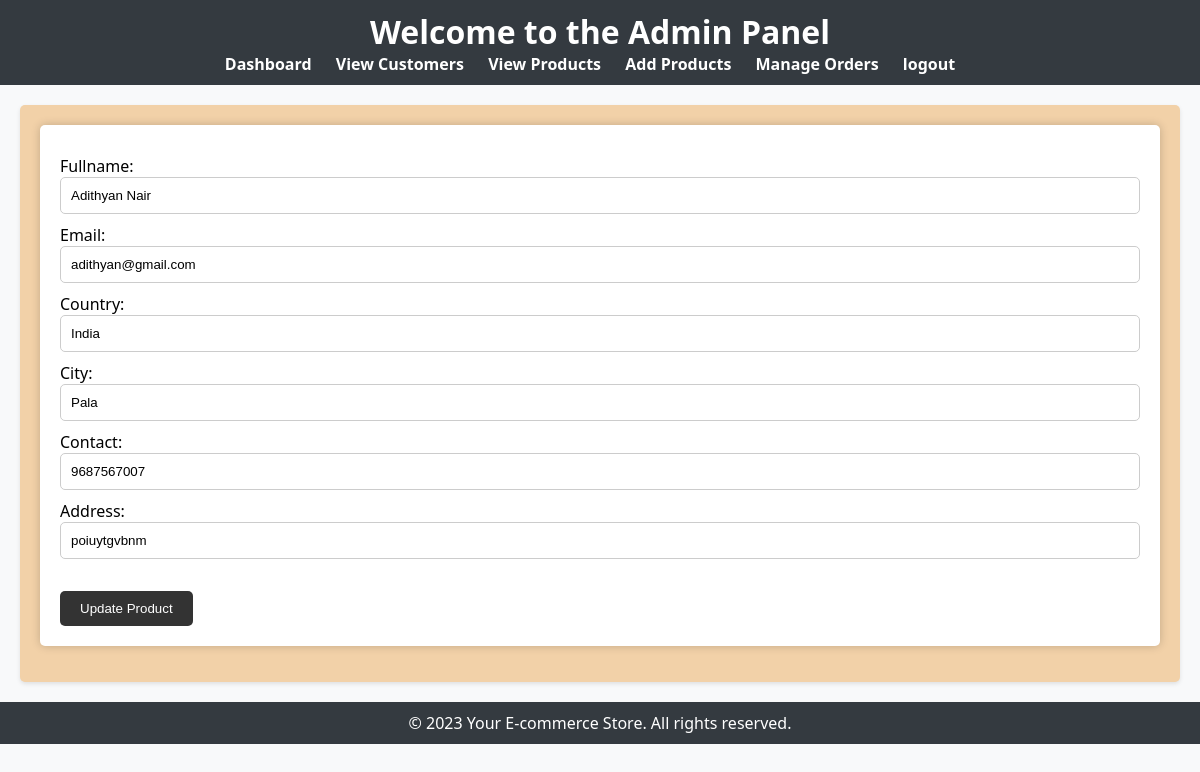
The page /custedit.php?cust_id=14 (signed in) on the database its author committed.
### tables this page shows
CREATE TABLE IF NOT EXISTS `customer` (
  `Cid` int NOT NULL AUTO_INCREMENT,
  `Fullname` varchar(30) NOT NULL,
  `Username` varchar(30) NOT NULL,
  `Email` varchar(30) NOT NULL,
  `Password` varchar(20) NOT NULL,
  `Country` varchar(30) NOT NULL,
  `City` varchar(30) NOT NULL,
  `Contact` bigint NOT NULL,
  `Address` varchar(50) NOT NULL,
  PRIMARY KEY (`Username`) USING BTREE,
  UNIQUE KEY `Cid` (`Cid`)
);

### custedit.php (the view, shortened to what this page needs)
<?php
    include("db.php");
    $id = $_GET['cust_id'];
    $sql = "SELECT * FROM customer WHERE Cid = $id";
    $res = mysqli_query($conn, $sql);
    while ($product = mysqli_fetch_array($res)){
?>
<html>
<head>
    <link rel="stylesheet"  href="style_adm.css">
    <link rel="stylesheet"  href="style_adm2.css">
</head>
<body>
    <header>
        <h1>Welcome to the Admin Panel</h1>
        <nav>
            <ul>
                <li><a href="admin_index.php">Dashboard</a></li>
                <li><a href="viewallcust.php">View Customers</a></li>
                <li><a href="viewprod.php">View Products</a></li>
                <li><a href="addprod.php">Add Products</a></li>
                <li><a href="orders.php">Manage Orders</a></li>
                <?php
                    if(isset($_SESSION['auser']) && !empty($_SESSION['auser'])){
                        echo '<li><a href="admlogout.php">logout</a></li>';
                    }
                    else{
                        echo '<li><a href="login.php">Login/SignUp</a></li>';
                    }
                ?>
            </ul>
        </nav>
    </header>
    <main>
        <section class="dashboard">
<div class="container">
    <div class="login-container">
        <form method="POST" enctype="multipart/form-data">
            <div class="form-group">
                Fullname: <input type="text" name="full" value="<?php echo $product['Fullname']; ?>">
            </div>
            <div class="form-group">
                Email:<input type="email" name="Email" value="<?php echo $product['Email']; ?>">
            </div>
            <div class="form-group">
                Country:<input type="text" name="Country" value="<?php echo $product['Country']; ?>">
            </div>
            <div class="form-group">
                City:<input type="text" name="City" value="<?php echo $product['City']; ?>">
            </div>
            <div class="form-group">
                Contact:<input type="int" name="Contact" value="<?php echo $product['Contact']; ?>">
            </div>
            <div class="form-group">
                Address:<input type="text" name="Address" value="<?php echo $product['Address']; ?>">
            </div>
            <br>
            <button type="submit" name="sign">Update Product</button>
        </form>
<?php
}
?>
        </section>
    </main>
    <footer>
        <p>&copy; 2023 Your E-commerce Store. All rights reserved.</p>
    </footer>
</body>
</html>

### style_adm.css (style rules this page uses)
body, h1, h2, ul, li, p { margin: 0; padding: 0; }
body { font-family: 'Segoe UI', Tahoma, Geneva, Verdana, sans-serif; background-color: #f8f9fa; }
header { background-color: #343a40; color: #fff; padding: 10px 0; text-align: center; }
nav ul { list-style: none; }
nav ul li { display: inline; margin-right: 20px; }
nav ul li a { text-decoration: none; color: #fff; font-weight: bold; transition: color 0.3s ease; }
main { padding: 20px; }
footer { text-align: center; padding: 10px; background-color: #343a40; color: #fff; }
.dashboard { background-color: #F2D1A8; padding: 20px; border-radius: 5px; box-shadow: 0 2px 4px rgba(0, 0, 0, 0.1); }

### style_adm2.css (style rules this page uses)
form { background-color: #fff; padding: 20px; border-radius: 5px; box-shadow: 0 0 10px rgba(0, 0, 0, 0.2); }
.form-group { margin: 10px 0; }
.form-group input, .form-group select { width: 100%; padding: 10px; border: 1px solid #ccc; border-radius: 5px; }
button { background-color: #333; color: #fff; padding: 10px 20px; border: none; border-radius: 5px; cursor: pointer; }

### rows shown on the page
customer: full "Adithyan Nair", Email "adithyan@gmail.com", Country "India", City "Pala", Contact "9687567007", Address "poiuytgvbnm"
